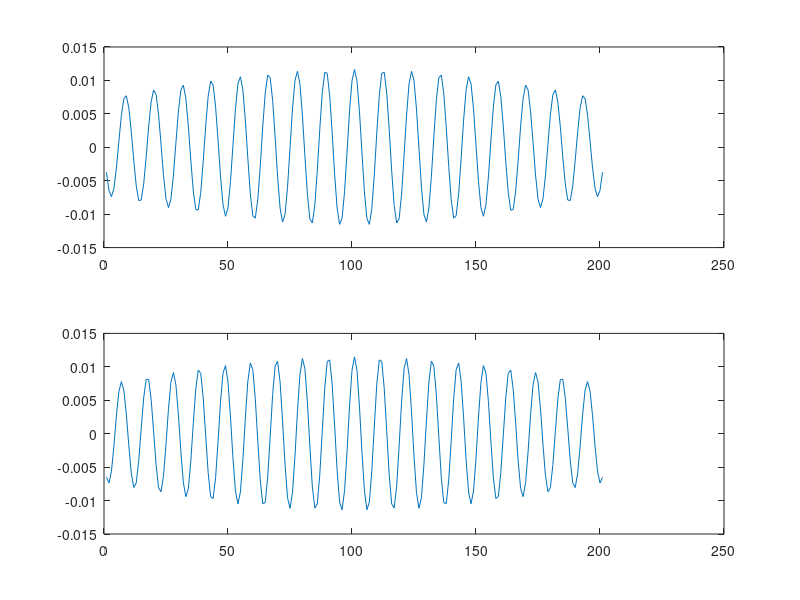

The MATLAB script that drew this image: (Note: this script raises an error after producing the figure.)
clear
clc
M = 200;
bw = 20;
fs = 8000;
fc1 = 697;
fc2 = 770;

%% Step 1
Wn1 = [fc1 - bw, fc1 + bw]/(fs/2);
b1 = fir1(M, Wn1, rectwin(M+1));
Wn2 = [fc2 - bw, fc2 + bw]/(fs/2);
b2 = fir1(M, Wn2, rectwin(M+1));

Np = 2048;
[H1, fv1] = freqz(b1,1,Np,fs);
[H2, fv2] = freqz(b2,1,Np,fs);
plot(fv1, abs(H1), fv2, abs(H2))
title('M = 100, bw = 80')
legend('fc1 = 697','fc2 = 770')

%% Step 2
subplot(2,1,1);
plot(b1)

subplot(2,1,2);
plot(b2)

% Run Section 3. How many positive peaks are seen in b1? In b2?
% How is this related to the respective center frequencies?
% There are more peaks for a higher frequency.

% What is the ratio of the value of the center peak in each filter to the
% peak values at the leftmost and rightmost peaks?
% b1: 11.638
% b2: 5.096

%% Step 3
fs = 8000;
tone_len = 0.1;
quiet_len = 0.02;
tone_arr = [1, 4, 7, 3, 6, 9];
n = 6;
dt = 1/fs;

x = ELEN133L_Lab2(tone_len, quiet_len, fs, tone_arr);

time = n * (tone_len + quiet_len);
t_vec = (0:((time * fs) - 1)) * dt;

plot(t_vec, x)
sound(x, fs)

%% Step 4
y1 = filter(b1, 1, x);
y2 = filter(b2, 1, x);

subplot(2,1,1);
plot(y1)

subplot(2,1,2);
plot(y2)

% What is the maximum amplitude for each of the six buttons when filter b1 is used?
% button 1: 0.492074
% button 2: 0.227641
% button 3: 0.0109428
% button 4: 0.495069
% button 5: 0.223422
% button 6: 0.0237141

% When filter b2 is used?
% button 1: 0.227063
% button 2: 0.499374
% button 3: 0.181183
% button 4: 0.22622
% button 5: 0.497263
% button 6: 0.177108

% How do you explain the differences?
% Different filters with different center frequencies.

% Is there any noticeable dependance of the amplitudes on which column frequency
% was present for the six buttons?
% Yes, button 1 is 697 Hz and has the highest ampltitude on y1 which was
% filtered using b1 which was cenetered at 697 Hz

%% Step 5
y1a = abs(y1);
y2a = abs(y2);

subplot(3,2,1);
plot(y1a)

subplot(3,2,2);
plot(y2a)

smoothLength = 20;
bma = (ones(1,smoothLength))/smoothLength;
y1s = filter(bma, 1, y1a);
y2s = filter(bma, 1, y2a);

subplot(3,2,3);
plot(y1s)

subplot(3,2,4);
plot(y2s)

% How many cycles of a signal with frequency fc1 would there be in 20 samples?
% 3.35

% Observe the plots for y1s and y2s, and determine the lowest value you could select for a
% threshold to always have a 1 for the corresponding row frequency and never have a 1 for
% any of the other 6 frequencies
% 0.3

% Determine the highest value for a threshold that would never give a zero result when the
% corresponding frequency was present
% 0.15

y1t = logic_function(y1s);
y2t = logic_function(y2s);

subplot(3,2,5);
plot(y1t)

subplot(3,2,6);
plot(y2t)

%% Step 6
% When changing M to 26, the signals are not filtered as much which caused
% more logic 1's than when M was 100

% When changing M to 200 and bw to 20 it cut off values outside of the
% center frequency much more. It resulted in the same logic 1's as when M
% was 100 and bw was 80.

% Did increasing the filter length to 200 result in a narrower filter?
% Yes, increasing the filter length resu;ted in a narrower filter.

%% Step 7
aa = 4;
testsign = y1 + aa*randn(1, length(y1));
plot(aa*randn(1, length(y1)))
sound(testsign)

testsign1 = filter(b1, 1, testsign);

subplot(2,1,1);
plot(testsign1)

testsign1a = abs(testsign1);
subplot(3,2,1);
plot(testsign1a)

testsign1s = filter(bma, 1, testsign1a);

subplot(3,2,3);
plot(testsign1s)

testsign1t = logic_function(testsign1s);

subplot(3,2,5);
plot(testsign1t)

% When aa is increased to above 1 the threshold value starts to fail.


function result = logic_function(signal)
    my_threshold = (0.3 + 0.15) / 2;
    result = signal > my_threshold;
end